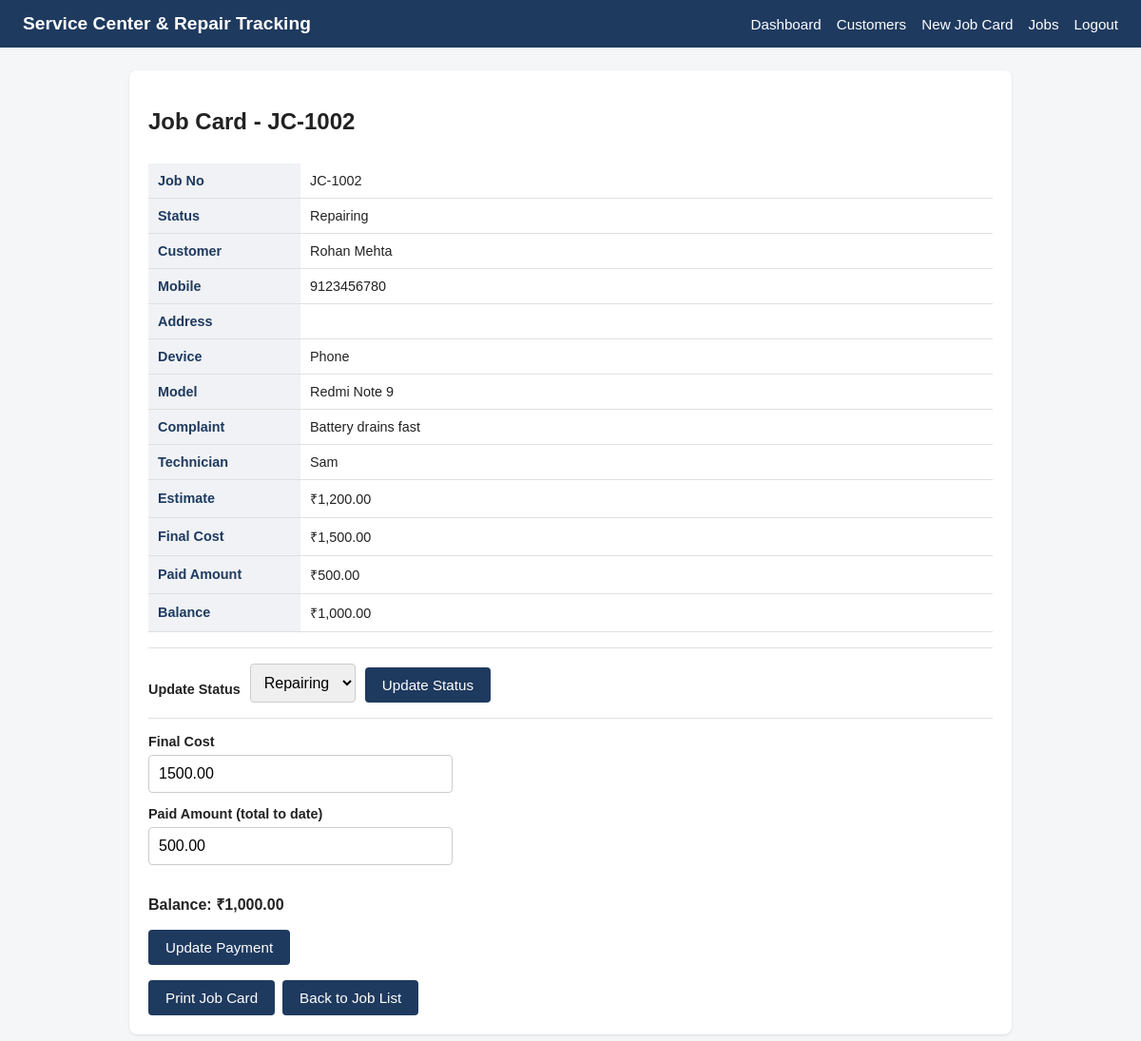
The page /job_details.php?id=2 (signed in) on the database as committed earlier.
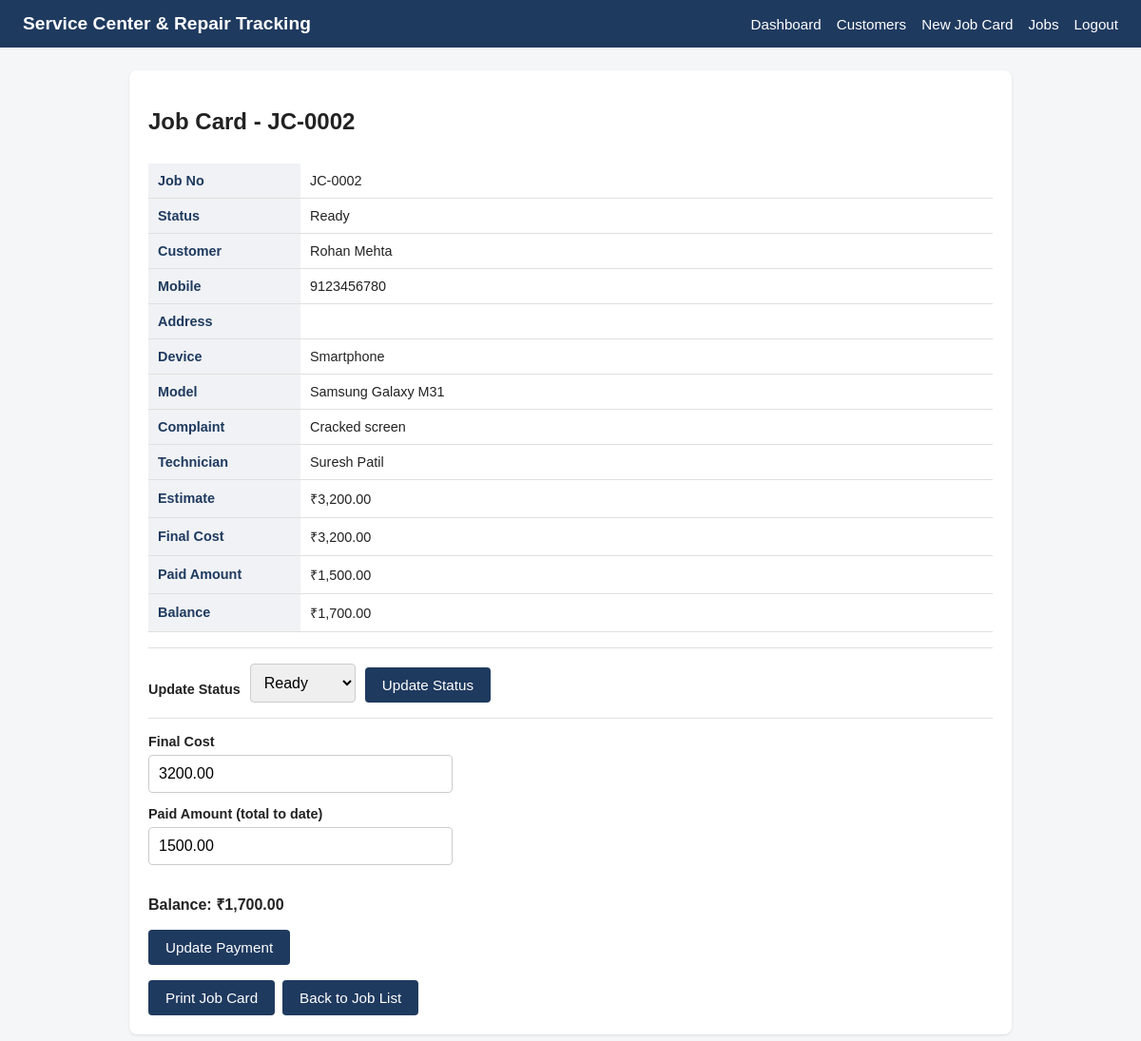
The same page on the database as committed later.
### tables this page shows
CREATE TABLE IF NOT EXISTS jobs (
    id INT AUTO_INCREMENT PRIMARY KEY,
    job_no VARCHAR(20) NOT NULL UNIQUE,
    customer_id INT NOT NULL,
    device_name VARCHAR(100) NOT NULL,
    model VARCHAR(100) NULL,
    complaint TEXT NULL,
    technician VARCHAR(100) NULL,
    estimate DECIMAL(10,2) NOT NULL DEFAULT 0,
    final_cost DECIMAL(10,2) NOT NULL DEFAULT 0,
    paid_amount DECIMAL(10,2) NOT NULL DEFAULT 0,
    status ENUM('Received','Checking','Repairing','Ready','Delivered') NOT NULL DEFAULT 'Received',
    CONSTRAINT fk_jobs_customer FOREIGN KEY (customer_id) REFERENCES customers(id)
);

CREATE TABLE IF NOT EXISTS customers (
    id INT AUTO_INCREMENT PRIMARY KEY,
    name VARCHAR(100) NOT NULL,
    mobile VARCHAR(20) NOT NULL,
    address VARCHAR(255) NULL
);

### job_details.php (the view, shortened to what this page needs)
<?php
require 'config/db.php';
$jobId = isset($_GET['id']) ? (int) $_GET['id'] : 0;
$statuses = ['Received', 'Checking', 'Repairing', 'Ready', 'Delivered'];
$paymentErrors = [];
$job   = null;
$error = '';
if ($jobId > 0) {
    $stmt = $pdo->prepare(
        'SELECT j.id, j.job_no, j.device_name, j.model, j.complaint, j.technician,
                j.estimate, j.final_cost, j.paid_amount, j.status,
                c.name AS customer_name, c.mobile AS customer_mobile, c.address AS customer_address
         FROM jobs j
         JOIN customers c ON c.id = j.customer_id
         WHERE j.id = ?'
    );
    $stmt->execute([$jobId]);
    $job = $stmt->fetch();
}
$balance = $job ? ($job['final_cost'] - $job['paid_amount']) : 0;
$finalValue = (!empty($paymentErrors) && $job) ? ($_POST['final_cost'] ?? '')  : ($job['final_cost'] ?? '');
$paidValue  = (!empty($paymentErrors) && $job) ? ($_POST['paid_amount'] ?? '') : ($job['paid_amount'] ?? '');
require 'includes/header.php';
?>
<div class="card">
    <?php if ($error): ?>
        <div class="error"><?= htmlspecialchars($error) ?></div>
        <a href="jobs.php" class="btn">Back to Job List</a>
    <?php else: ?>
        <h2>Job Card - <?= htmlspecialchars($job['job_no']) ?></h2>
        <div class="table-wrap">
        <table class="data-table detail-table">
            <tbody>
                <tr><th>Job No</th><td><?= htmlspecialchars($job['job_no']) ?></td></tr>
                <tr><th>Status</th><td><?= htmlspecialchars($job['status']) ?></td></tr>
                <tr><th>Customer</th><td><?= htmlspecialchars($job['customer_name']) ?></td></tr>
                <tr><th>Mobile</th><td><?= htmlspecialchars($job['customer_mobile']) ?></td></tr>
                <tr><th>Address</th><td><?= htmlspecialchars($job['customer_address'] ?? '') ?></td></tr>
                <tr><th>Device</th><td><?= htmlspecialchars($job['device_name']) ?></td></tr>
                <tr><th>Model</th><td><?= htmlspecialchars($job['model'] ?? '') ?></td></tr>
                <tr><th>Complaint</th><td><?= nl2br(htmlspecialchars($job['complaint'] ?? '')) ?></td></tr>
                <tr><th>Technician</th><td><?= htmlspecialchars($job['technician'] ?? '') ?></td></tr>
                <tr><th>Estimate</th><td>&#8377;<?= number_format((float) $job['estimate'], 2) ?></td></tr>
                <tr><th>Final Cost</th><td>&#8377;<?= number_format((float) $job['final_cost'], 2) ?></td></tr>
                <tr><th>Paid Amount</th><td>&#8377;<?= number_format((float) $job['paid_amount'], 2) ?></td></tr>
                <tr><th>Balance</th><td>&#8377;<?= number_format((float) $balance, 2) ?></td></tr>
            </tbody>
        </table>
        </div>
        <form method="post" action="job_details.php?id=<?= (int) $jobId ?>" id="statusForm" class="status-form">
            <label for="statusSelect">Update Status</label>
            <select name="status" id="statusSelect">
                <?php foreach ($statuses as $s): ?>
                    <option value="<?= htmlspecialchars($s) ?>" <?= $s === $job['status'] ? 'selected' : '' ?>><?= htmlspecialchars($s) ?></option>
                <?php endforeach; ?>
            </select>
            <button type="submit">Update Status</button>
        </form>
        <form method="post" action="job_details.php?id=<?= (int) $jobId ?>" id="paymentForm" class="payment-form">
            <label for="final_cost">Final Cost</label>
            <input type="number" step="0.01" min="0" name="final_cost" id="final_cost"
                   value="<?= htmlspecialchars((string) $finalValue) ?>" required>
            <label for="paid_amount">Paid Amount (total to date)</label>
            <input type="number" step="0.01" min="0" name="paid_amount" id="paid_amount"
                   value="<?= htmlspecialchars((string) $paidValue) ?>" required>
            <p><strong>Balance: &#8377;<span id="balanceDisplay"><?= number_format((float) $balance, 2) ?></span></strong></p>
            <button type="submit">Update Payment</button>
        </form>
        <div class="btn-row">
            <a href="print_job.php?id=<?= (int) $jobId ?>" class="btn" target="_blank">Print Job Card</a>
            <a href="jobs.php" class="btn">Back to Job List</a>
        </div>
    <?php endif; ?>
</div>
<?php require 'includes/footer.php'; ?>

Rows that differ between the two databases and show on the page:
changed jobs "Rohan Mehta": job_no "JC-1002" → "JC-0002"; status "Repairing" → "Ready"; device_name "Phone" → "Smartphone"; model "Redmi Note 9" → "Samsung Galaxy M31"; complaint "Battery drains fast" → "Cracked screen"; technician "Sam" → "Suresh Patil"; estimate "1,200.00" → "3,200.00"; final_cost "1,500.00" → "3,200.00"; paid_amount "500.00" → "1,500.00"; balance "1,000.00" → "1,700.00"; final_cost "1500.00" → "3200.00"; paid_amount "500.00" → "1500.00"
